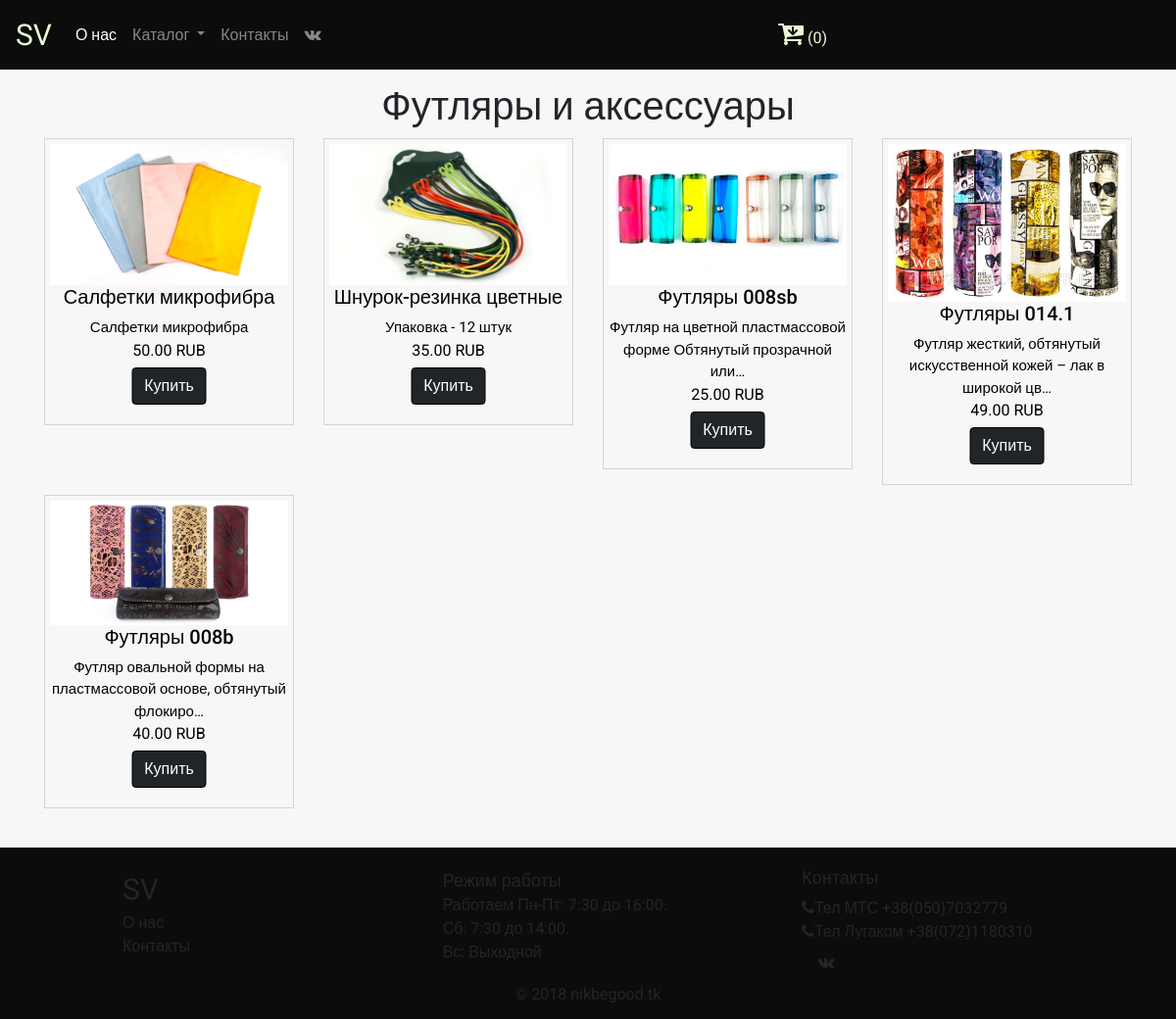
Page /futlar/ on the committed database.
### products/models.py (models this page shows, shortened)
class ProductImage(models.Model):
    product = models.ForeignKey(Product, blank=True, null=True, default=None)
    image = models.ImageField(upload_to='products_images/')
    is_main = models.BooleanField(default=False)
    is_active = models.BooleanField(default=True)
    created = models.DateTimeField(auto_now_add=True, auto_now=False)
    updated = models.DateTimeField(auto_now_add=False, auto_now=True)
    class Meta:
        verbose_name = 'Фотография'
        verbose_name_plural = 'Фотографии'

class Product(models.Model):
    name = models.CharField(max_length=64, blank=True, null=True, default=None)
    price = models.DecimalField(max_digits=10, decimal_places=2, default=0)
    discount = models.IntegerField(default=0)
    category = models.ForeignKey(ProductCategory, blank=True, null=True, default=None)
    short_description = models.TextField(blank=True, null=True, default=None)
    description = models.TextField(blank=True, null=True, default=None)
    is_active = models.BooleanField(default=True)
    created = models.DateTimeField(auto_now_add=True, auto_now=False)
    updated = models.DateTimeField(auto_now_add=False, auto_now=True)
    class Meta:
        verbose_name = 'Товар'
        verbose_name_plural = 'Товары'

### landing/views.py (the view)
# urls.py: url(r'^futlar/$', views.futlar, name='futlar'),
def futlar(request):
    products_images = ProductImage.objects.filter(is_active=True, is_main=True, product__is_active=True)
    products_images_futlar= products_images.filter(product__category__id=21)
    return render(request, 'landing/futlar.html', locals())

### orders/context_processors.py (called while the page is built)
def getting_basket_info(request):
    session_key = request.session.session_key
    if not session_key:
        request.session["session_key"] = 123
        request.session.cycle_key()
    products_in_basket = ProductInBasket.objects.filter(session_key=session_key, is_active=True, order__isnull=True)
    products_total_nmb = products_in_basket.count()
    return locals()

### templates/landing/futlar.html
{% extends 'base.html' %}
{% load static %}
{% block content %}
<div class="section">
        <div class="container">
            <div class="row">
                <div class="col-lg-12" style="margin-top:60px">
                    <h1 class="text-center">
                        Футляры и аксессуары
                    </h1>
                </div>
                {% for product_image in products_images_futlar %}
                    {% include 'landing/product_item.html' %}
                {% endfor %}
            </div>
        </div>
</div>
{% endblock %}

### templates/landing/product_item.html (shortened to what this page needs)
<div class="col-lg-3">
    <div class="products-item">
        <div>
            <a href="{% url 'product' product_image.product.id %}">
                <img src="{{ product_image.image.url }}" class="img-fluid">
            </a>
        </div>
        <h5>{{ product_image.product.name }}</h5>
        <p style="font-size:15px;margin-bottom: 0;">
            {{ product_image.product.description|truncatechars_html:70 }}
        </p>
        <div>
            {{ product_image.product.price }} RUB
        </div>
        <div class="add-to-card-btn">
            <a href="{% url 'product' product_image.product.id %}">
            <button class="btn btn-success"  style="background-color:#212529; border-color: black;">
                Купить
            </button>
            </a>
        </div>
</div>
</div>

### static/static_dev/css/style.css (style rules this page uses)
html, body { height: 100%; max-height: 100%; font-family: 'Roboto', sans-serif; background-color: #F7F7F7; }
.section { padding: 25px 0; }
.products-item { border:1px solid lightgrey; position: relative; text-align: center; padding: 5px; margin-bottom: 10px; color: black; }
.add-to-card-btn { position: relative; bottom: 15px; left: 50%; transform: translateX(-50%); margin-top:20px; }

### rows in the picture
ProductImage: image (picture), product.name "Салфетки микрофибра", product.description "Салфетки микрофибра", product.price "50.00"
ProductImage: image (picture), product.name "Шнурок-резинка цветные", product.description "Упаковка - 12 штук", product.price "35.00"
ProductImage: image (picture), product.name "Футляры 008sb", product.description "Футляр на цветной пластмассовой форме Обтянутый прозрачной или…", product.price "25.00"
ProductImage: image (picture), product.name "Футляры 014.1", product.description "Футляр жесткий, обтянутый искусственной кожей – лак в широкой цв…", product.price "49.00"
ProductImage: image (picture), product.name "Футляры 008b", product.description "Футляр овальной формы на пластмассовой основе, обтянутый флокиро…", product.price "40.00"
